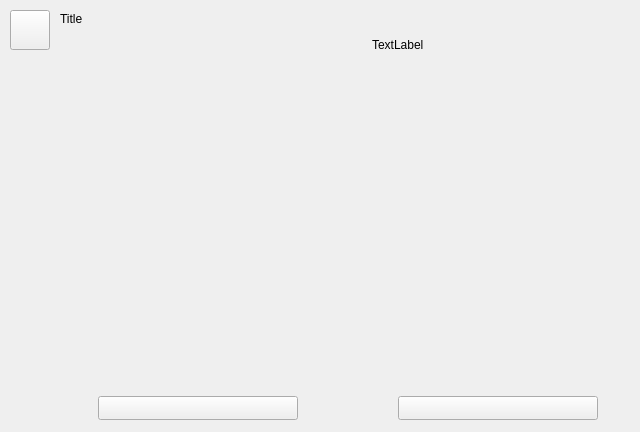
<?xml version="1.0" encoding="UTF-8"?>
<ui version="4.0">
 <class>TradeAdvisorWidget</class>
 <widget class="QWidget" name="TradeAdvisorWidget">
  <property name="geometry">
   <rect>
    <x>0</x>
    <y>0</y>
    <width>640</width>
    <height>432</height>
   </rect>
  </property>
  <property name="windowTitle">
   <string>Form</string>
  </property>
  <widget class="Button" name="cIconButton">
   <property name="geometry">
    <rect>
     <x>10</x>
     <y>10</y>
     <width>40</width>
     <height>40</height>
    </rect>
   </property>
   <property name="text">
    <string/>
   </property>
  </widget>
  <widget class="Label" name="cTitle">
   <property name="geometry">
    <rect>
     <x>60</x>
     <y>12</y>
     <width>545</width>
     <height>35</height>
    </rect>
   </property>
   <property name="text">
    <string>Title</string>
   </property>
   <property name="alignment">
    <set>Qt::AlignLeading|Qt::AlignLeft|Qt::AlignTop</set>
   </property>
  </widget>
  <widget class="MessageWidget" name="cTradeArea" native="true">
   <property name="geometry">
    <rect>
     <x>32</x>
     <y>52</y>
     <width>576</width>
     <height>336</height>
    </rect>
   </property>
  </widget>
  <widget class="Button" name="cEmpire">
   <property name="geometry">
    <rect>
     <x>98</x>
     <y>396</y>
     <width>200</width>
     <height>24</height>
    </rect>
   </property>
   <property name="text">
    <string/>
   </property>
  </widget>
  <widget class="Button" name="cPrices">
   <property name="geometry">
    <rect>
     <x>398</x>
     <y>396</y>
     <width>200</width>
     <height>24</height>
    </rect>
   </property>
   <property name="text">
    <string/>
   </property>
  </widget>
  <widget class="Label" name="cMessage">
   <property name="geometry">
    <rect>
     <x>372</x>
     <y>38</y>
     <width>235</width>
     <height>20</height>
    </rect>
   </property>
   <property name="text">
    <string>TextLabel</string>
   </property>
   <property name="alignment">
    <set>Qt::AlignLeading|Qt::AlignLeft|Qt::AlignTop</set>
   </property>
  </widget>
  <widget class="QLabel" name="cLeftIcon1">
   <property name="geometry">
    <rect>
     <x>48</x>
     <y>54</y>
     <width>22</width>
     <height>22</height>
    </rect>
   </property>
   <property name="text">
    <string/>
   </property>
   <property name="alignment">
    <set>Qt::AlignLeading|Qt::AlignLeft|Qt::AlignTop</set>
   </property>
  </widget>
  <widget class="QLabel" name="cLeftIcon2">
   <property name="geometry">
    <rect>
     <x>48</x>
     <y>76</y>
     <width>22</width>
     <height>22</height>
    </rect>
   </property>
   <property name="text">
    <string/>
   </property>
   <property name="alignment">
    <set>Qt::AlignLeading|Qt::AlignLeft|Qt::AlignTop</set>
   </property>
  </widget>
  <widget class="QLabel" name="cLeftIcon3">
   <property name="geometry">
    <rect>
     <x>48</x>
     <y>98</y>
     <width>22</width>
     <height>22</height>
    </rect>
   </property>
   <property name="text">
    <string/>
   </property>
   <property name="alignment">
    <set>Qt::AlignLeading|Qt::AlignLeft|Qt::AlignTop</set>
   </property>
  </widget>
  <widget class="QLabel" name="cLeftIcon4">
   <property name="geometry">
    <rect>
     <x>48</x>
     <y>120</y>
     <width>22</width>
     <height>22</height>
    </rect>
   </property>
   <property name="text">
    <string/>
   </property>
   <property name="alignment">
    <set>Qt::AlignLeading|Qt::AlignLeft|Qt::AlignTop</set>
   </property>
  </widget>
  <widget class="QLabel" name="cLeftIcon5">
   <property name="geometry">
    <rect>
     <x>48</x>
     <y>142</y>
     <width>22</width>
     <height>22</height>
    </rect>
   </property>
   <property name="text">
    <string/>
   </property>
   <property name="alignment">
    <set>Qt::AlignLeading|Qt::AlignLeft|Qt::AlignTop</set>
   </property>
  </widget>
  <widget class="QLabel" name="cLeftIcon6">
   <property name="geometry">
    <rect>
     <x>48</x>
     <y>164</y>
     <width>22</width>
     <height>22</height>
    </rect>
   </property>
   <property name="text">
    <string/>
   </property>
   <property name="alignment">
    <set>Qt::AlignLeading|Qt::AlignLeft|Qt::AlignTop</set>
   </property>
  </widget>
  <widget class="QLabel" name="cLeftIcon7">
   <property name="geometry">
    <rect>
     <x>48</x>
     <y>186</y>
     <width>22</width>
     <height>22</height>
    </rect>
   </property>
   <property name="text">
    <string/>
   </property>
   <property name="alignment">
    <set>Qt::AlignLeading|Qt::AlignLeft|Qt::AlignTop</set>
   </property>
  </widget>
  <widget class="QLabel" name="cLeftIcon8">
   <property name="geometry">
    <rect>
     <x>48</x>
     <y>208</y>
     <width>22</width>
     <height>22</height>
    </rect>
   </property>
   <property name="text">
    <string/>
   </property>
   <property name="alignment">
    <set>Qt::AlignLeading|Qt::AlignLeft|Qt::AlignTop</set>
   </property>
  </widget>
  <widget class="QLabel" name="cLeftIcon9">
   <property name="geometry">
    <rect>
     <x>48</x>
     <y>230</y>
     <width>22</width>
     <height>22</height>
    </rect>
   </property>
   <property name="text">
    <string/>
   </property>
   <property name="alignment">
    <set>Qt::AlignLeading|Qt::AlignLeft|Qt::AlignTop</set>
   </property>
  </widget>
  <widget class="QLabel" name="cLeftIcon10">
   <property name="geometry">
    <rect>
     <x>48</x>
     <y>252</y>
     <width>22</width>
     <height>22</height>
    </rect>
   </property>
   <property name="text">
    <string/>
   </property>
   <property name="alignment">
    <set>Qt::AlignLeading|Qt::AlignLeft|Qt::AlignTop</set>
   </property>
  </widget>
  <widget class="QLabel" name="cLeftIcon11">
   <property name="geometry">
    <rect>
     <x>48</x>
     <y>274</y>
     <width>22</width>
     <height>22</height>
    </rect>
   </property>
   <property name="text">
    <string/>
   </property>
   <property name="alignment">
    <set>Qt::AlignLeading|Qt::AlignLeft|Qt::AlignTop</set>
   </property>
  </widget>
  <widget class="QLabel" name="cLeftIcon12">
   <property name="geometry">
    <rect>
     <x>48</x>
     <y>296</y>
     <width>22</width>
     <height>22</height>
    </rect>
   </property>
   <property name="text">
    <string/>
   </property>
   <property name="alignment">
    <set>Qt::AlignLeading|Qt::AlignLeft|Qt::AlignTop</set>
   </property>
  </widget>
  <widget class="QLabel" name="cLeftIcon13">
   <property name="geometry">
    <rect>
     <x>48</x>
     <y>318</y>
     <width>22</width>
     <height>22</height>
    </rect>
   </property>
   <property name="text">
    <string/>
   </property>
   <property name="alignment">
    <set>Qt::AlignLeading|Qt::AlignLeft|Qt::AlignTop</set>
   </property>
  </widget>
  <widget class="QLabel" name="cLeftIcon14">
   <property name="geometry">
    <rect>
     <x>48</x>
     <y>340</y>
     <width>22</width>
     <height>22</height>
    </rect>
   </property>
   <property name="text">
    <string/>
   </property>
   <property name="alignment">
    <set>Qt::AlignLeading|Qt::AlignLeft|Qt::AlignTop</set>
   </property>
  </widget>
  <widget class="QLabel" name="cLeftIcon15">
   <property name="geometry">
    <rect>
     <x>48</x>
     <y>362</y>
     <width>22</width>
     <height>22</height>
    </rect>
   </property>
   <property name="text">
    <string/>
   </property>
   <property name="alignment">
    <set>Qt::AlignLeading|Qt::AlignLeft|Qt::AlignTop</set>
   </property>
  </widget>
  <widget class="QLabel" name="cRightIcon1">
   <property name="geometry">
    <rect>
     <x>568</x>
     <y>54</y>
     <width>22</width>
     <height>22</height>
    </rect>
   </property>
   <property name="text">
    <string/>
   </property>
   <property name="alignment">
    <set>Qt::AlignLeading|Qt::AlignLeft|Qt::AlignTop</set>
   </property>
  </widget>
  <widget class="QLabel" name="cRightIcon12">
   <property name="geometry">
    <rect>
     <x>568</x>
     <y>296</y>
     <width>22</width>
     <height>22</height>
    </rect>
   </property>
   <property name="text">
    <string/>
   </property>
   <property name="alignment">
    <set>Qt::AlignLeading|Qt::AlignLeft|Qt::AlignTop</set>
   </property>
  </widget>
  <widget class="QLabel" name="cRightIcon7">
   <property name="geometry">
    <rect>
     <x>568</x>
     <y>186</y>
     <width>22</width>
     <height>22</height>
    </rect>
   </property>
   <property name="text">
    <string/>
   </property>
   <property name="alignment">
    <set>Qt::AlignLeading|Qt::AlignLeft|Qt::AlignTop</set>
   </property>
  </widget>
  <widget class="QLabel" name="cRightIcon11">
   <property name="geometry">
    <rect>
     <x>568</x>
     <y>274</y>
     <width>22</width>
     <height>22</height>
    </rect>
   </property>
   <property name="text">
    <string/>
   </property>
   <property name="alignment">
    <set>Qt::AlignLeading|Qt::AlignLeft|Qt::AlignTop</set>
   </property>
  </widget>
  <widget class="QLabel" name="cRightIcon15">
   <property name="geometry">
    <rect>
     <x>568</x>
     <y>362</y>
     <width>22</width>
     <height>22</height>
    </rect>
   </property>
   <property name="text">
    <string/>
   </property>
   <property name="alignment">
    <set>Qt::AlignLeading|Qt::AlignLeft|Qt::AlignTop</set>
   </property>
  </widget>
  <widget class="QLabel" name="cRightIcon5">
   <property name="geometry">
    <rect>
     <x>568</x>
     <y>142</y>
     <width>22</width>
     <height>22</height>
    </rect>
   </property>
   <property name="text">
    <string/>
   </property>
   <property name="alignment">
    <set>Qt::AlignLeading|Qt::AlignLeft|Qt::AlignTop</set>
   </property>
  </widget>
  <widget class="QLabel" name="cRightIcon3">
   <property name="geometry">
    <rect>
     <x>568</x>
     <y>98</y>
     <width>22</width>
     <height>22</height>
    </rect>
   </property>
   <property name="text">
    <string/>
   </property>
   <property name="alignment">
    <set>Qt::AlignLeading|Qt::AlignLeft|Qt::AlignTop</set>
   </property>
  </widget>
  <widget class="QLabel" name="cRightIcon4">
   <property name="geometry">
    <rect>
     <x>568</x>
     <y>120</y>
     <width>22</width>
     <height>22</height>
    </rect>
   </property>
   <property name="text">
    <string/>
   </property>
   <property name="alignment">
    <set>Qt::AlignLeading|Qt::AlignLeft|Qt::AlignTop</set>
   </property>
  </widget>
  <widget class="QLabel" name="cRightIcon9">
   <property name="geometry">
    <rect>
     <x>568</x>
     <y>230</y>
     <width>22</width>
     <height>22</height>
    </rect>
   </property>
   <property name="text">
    <string/>
   </property>
   <property name="alignment">
    <set>Qt::AlignLeading|Qt::AlignLeft|Qt::AlignTop</set>
   </property>
  </widget>
  <widget class="QLabel" name="cRightIcon10">
   <property name="geometry">
    <rect>
     <x>568</x>
     <y>252</y>
     <width>22</width>
     <height>22</height>
    </rect>
   </property>
   <property name="text">
    <string/>
   </property>
   <property name="alignment">
    <set>Qt::AlignLeading|Qt::AlignLeft|Qt::AlignTop</set>
   </property>
  </widget>
  <widget class="QLabel" name="cRightIcon13">
   <property name="geometry">
    <rect>
     <x>568</x>
     <y>318</y>
     <width>22</width>
     <height>22</height>
    </rect>
   </property>
   <property name="text">
    <string/>
   </property>
   <property name="alignment">
    <set>Qt::AlignLeading|Qt::AlignLeft|Qt::AlignTop</set>
   </property>
  </widget>
  <widget class="QLabel" name="cRightIcon8">
   <property name="geometry">
    <rect>
     <x>568</x>
     <y>208</y>
     <width>22</width>
     <height>22</height>
    </rect>
   </property>
   <property name="text">
    <string/>
   </property>
   <property name="alignment">
    <set>Qt::AlignLeading|Qt::AlignLeft|Qt::AlignTop</set>
   </property>
  </widget>
  <widget class="QLabel" name="cRightIcon2">
   <property name="geometry">
    <rect>
     <x>568</x>
     <y>76</y>
     <width>22</width>
     <height>22</height>
    </rect>
   </property>
   <property name="text">
    <string/>
   </property>
   <property name="alignment">
    <set>Qt::AlignLeading|Qt::AlignLeft|Qt::AlignTop</set>
   </property>
  </widget>
  <widget class="QLabel" name="cRightIcon14">
   <property name="geometry">
    <rect>
     <x>568</x>
     <y>340</y>
     <width>22</width>
     <height>22</height>
    </rect>
   </property>
   <property name="text">
    <string/>
   </property>
   <property name="alignment">
    <set>Qt::AlignLeading|Qt::AlignLeft|Qt::AlignTop</set>
   </property>
  </widget>
  <widget class="QLabel" name="cRightIcon6">
   <property name="geometry">
    <rect>
     <x>568</x>
     <y>164</y>
     <width>22</width>
     <height>22</height>
    </rect>
   </property>
   <property name="text">
    <string/>
   </property>
   <property name="alignment">
    <set>Qt::AlignLeading|Qt::AlignLeft|Qt::AlignTop</set>
   </property>
  </widget>
 </widget>
 <customwidgets>
  <customwidget>
   <class>Button</class>
   <extends>QPushButton</extends>
   <header>widget/button.h</header>
  </customwidget>
  <customwidget>
   <class>Label</class>
   <extends>QLabel</extends>
   <header>widget/label.h</header>
  </customwidget>
  <customwidget>
   <class>MessageWidget</class>
   <extends>QWidget</extends>
   <header>widget/messagewidget.h</header>
   <container>1</container>
  </customwidget>
 </customwidgets>
 <resources/>
 <connections/>
</ui>
